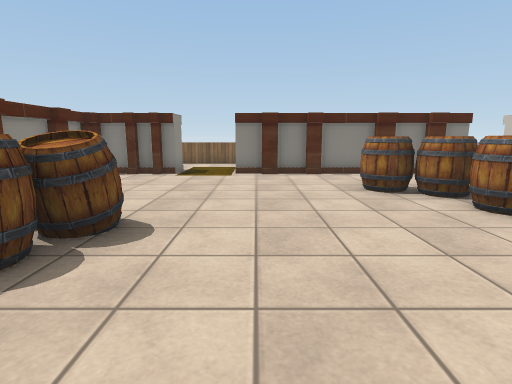
[1] (above)

16 first-person views from a walk through a scene from a Unity 3-D project. The camera is 1.2 m above the floor, tilts 10° down and sees 80° across. The floor is counted in squares, 1 m on a side. Each view is taken from the middle of a square. On the plan, view 1 faces up. The plan holds only what a view shows up to about 13 squares ahead; the rest is blank. The place goes on beyond the plan. The player is left out. Some animated figures are not drawn. Some surface patterns are stand-ins.

[2]
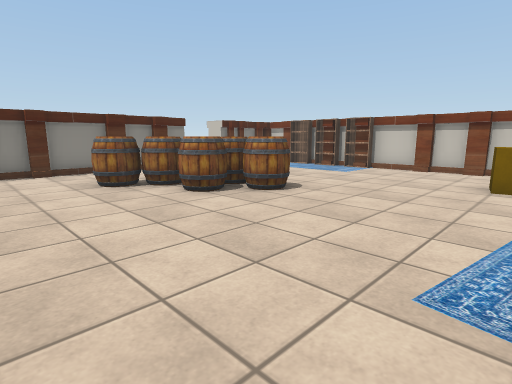

[3]
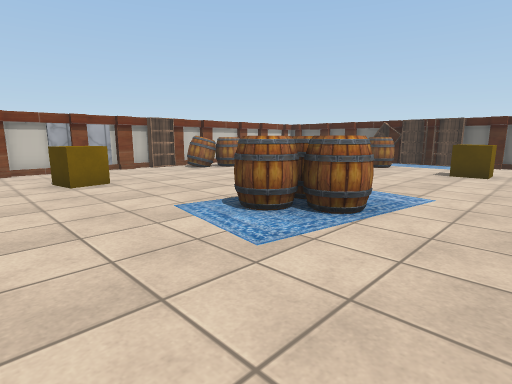

[4]
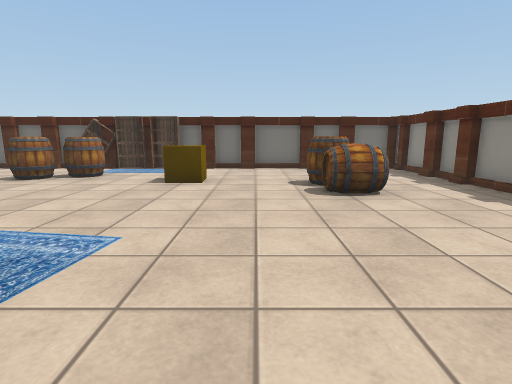

[5]
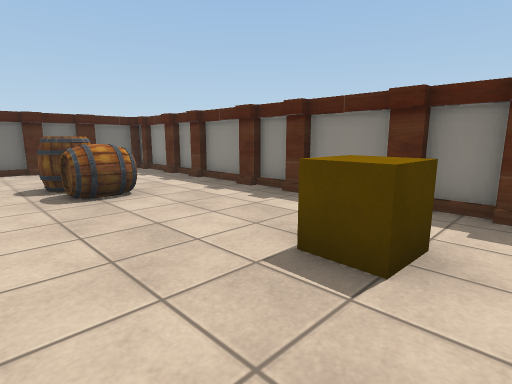

[6]
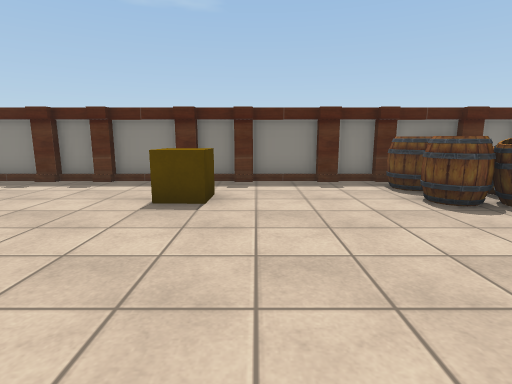

[7]
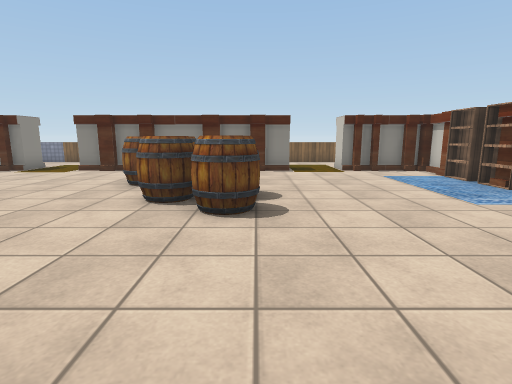

[8]
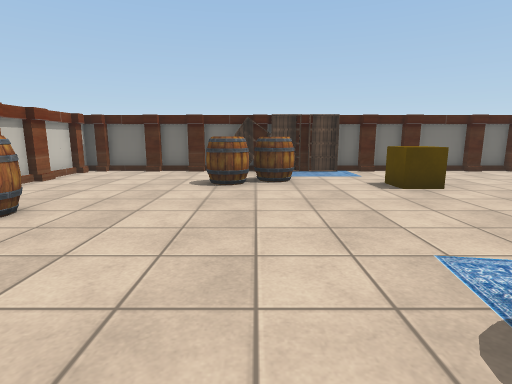

[9]
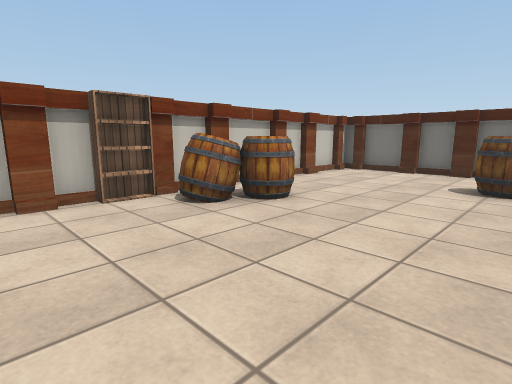

[10]
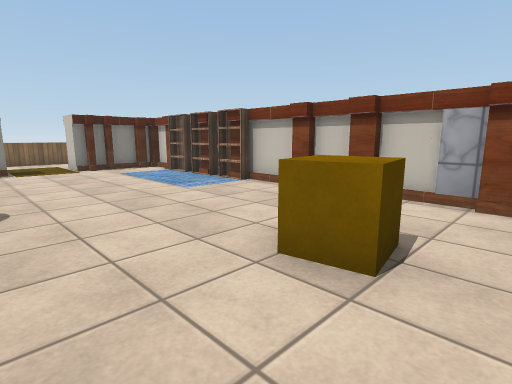

[11]
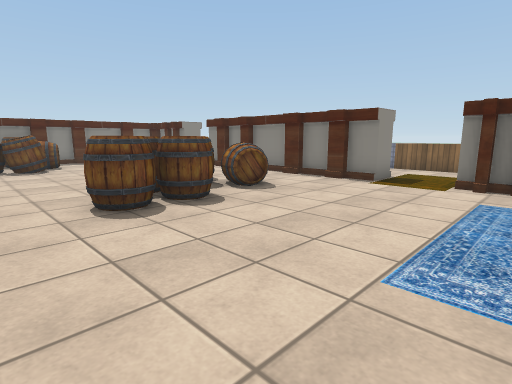

[12]
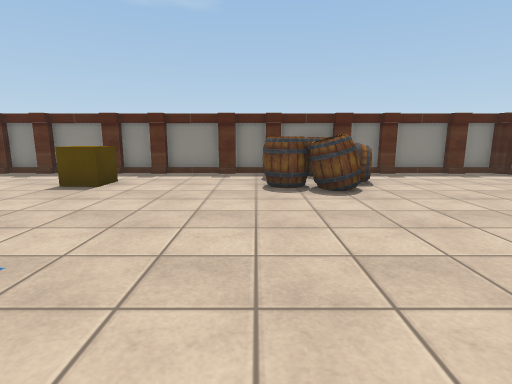

[13]
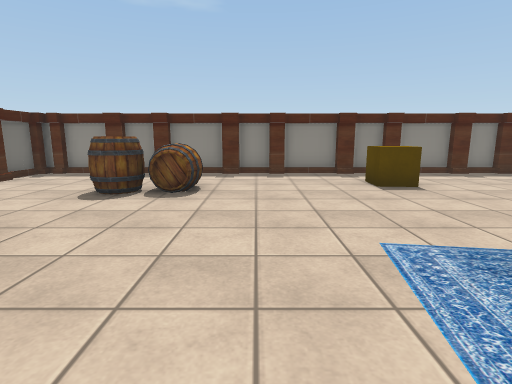

[14]
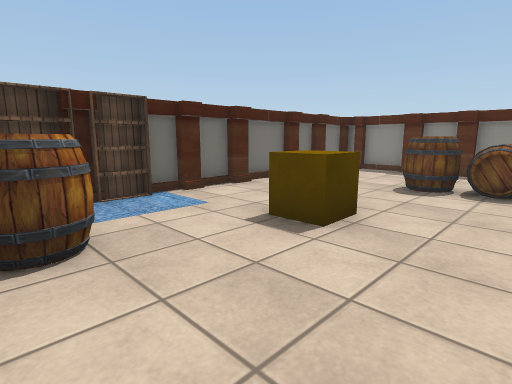

[15]
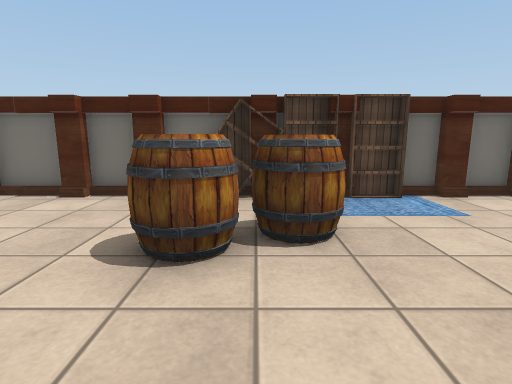

[16]
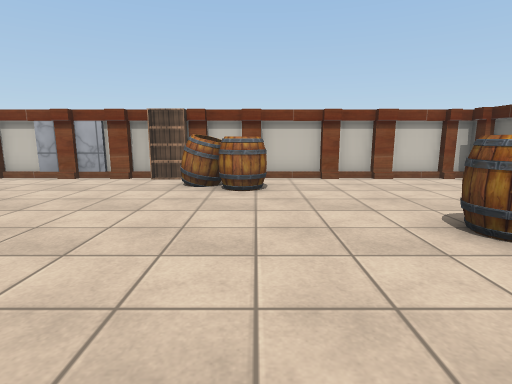

### Floor plan
Points are (right, up) in squares from view 1. A wall is a line through its corners. A room is listed if a view was taken in it or the views show most of it. See-through windows are left out.
Room 1 (views 1, 2, 3, 4, 5, 6, 7, 8, 9, 10, 11, 12, 13, 14, 15, 16)
walls: (-5.5, -1) (-5.5, -1.6); (-5.5, -2.6) (-5.5, -3.2); (-5.7, -1.5) (-5.7, -2.8); (-5.5, 1.4) (-5.5, 0.6); (-5.7, 0.8) (-5.7, -1.1); (-5.7, -3.1) (-5.7, -5.1); (12.1, -1.6) (12.1, -1); (12.1, 0.6) (12.1, 1.4); (-5.7, 2.4) (-5.7, 1.2); (-5.5, 2.9) (-5.5, 2.2); (12.1, -3.2) (12.1, -2.6); (-5.5, -5) (-5.5, -5.6); (12.4, -1.1) (12.4, 0.8); (12.4, -2.8) (12.4, -1.5); (12.1, 2.2) (12.1, 2.9); (12.4, 1.2) (12.4, 2.4); (-5.7, -5.5) (-5.7, -6.6); (-5.5, -6.5) (-5.5, -7.2); (12.4, 2.9) (12.4, 4.5); (12.1, -5.6) (12.1, -5); (12.4, -5) (12.4, -3.1); (-5.7, 4.8) (-5.7, 2.9); (-5.5, 5.2) (-5.5, 4.6); (-5.7, -7.1) (-5.7, -9); (12.4, -6.6) (12.4, -5.5); (12.1, -7.2) (12.1, -6.5); (-5.7, 6.4) (-5.7, 5.2); (2.3, 10.4) (1.6, 10.4); (4.8, 10.4) (4, 10.4); (-5.5, -8.9) (-5.5, -9.5); (-5.5, 6.9) (-5.5, 6.2); (0.8, 10.4) (0.1, 10.4); (4.1, 10.6) (2.1, 10.6); (1.8, 10.6) (0.6, 10.6); (6.4, 10.4) (5.8, 10.4); (0.3, 10.6) (-0.7, 10.6); (5.9, 10.6) (4.6, 10.6); (-5.7, -9.5) (-5.7, -10.6); (12.4, -9) (12.4, -7.1); (7.3, 10.6) (6.3, 10.6); (1.6, -13.3) (2.3, -13.3); (12.1, -9.5) (12.1, -8.9); (2.1, -13.5) (3.1, -13.5); (5.5, -13.3) (6.1, -13.3); (0, -13.3) (0.6, -13.3); (-5.5, -10.5) (-5.5, -11.1); (0.5, -13.5) (1.8, -13.5); (6.1, -13.5) (8, -13.5); (-5.7, 8.6) (-5.7, 6.9); (-2.8, 10.6) (-3.2, 10.6); (7.9, -13.3) (8.5, -13.3); (-5.5, 9.2) (-5.5, 8.5); (-3.5, 10.6) (-4.1, 10.6); (-5.7, -11.1) (-5.7, -12.6); (-1.9, -13.5) (0.1, -13.5); (-2.4, -13.3) (-1.7, -13.3); (12.4, -10.6) (12.4, -9.5); (9.8, 10.6) (9.3, 10.6); (12.1, -11.1) (12.1, -10.5); (8.5, -13.5) (9.6, -13.5); (-4.4, 10.6) (-5.4, 10.6); (10.4, 10.6) (9.9, 10.6); (9.5, -13.3) (10.1, -13.3); (-3.4, -13.5) (-2.2, -13.5); (12.4, 9.5) (12.4, 10.2); (-4, -13.3) (-3.2, -13.3); (-5.7, 10.2) (-5.7, 9.2); (-5.5, -12.5) (-5.5, -13); (10, -13.5) (11.5, -13.5); (11.6, 10.6) (10.6, 10.6); (-5.7, -13) (-5.7, -13.5); (12.4, -12.6) (12.4, -11.1); (-5.4, -13.5) (-3.9, -13.5); (12.1, -13) (12.1, -12.5); (12.4, -13.5) (12.4, -13)
ways out: opening at (-1.5, 11); opening at (8.5, 11)
objects: barrel (-5, 2) to (-4, 3); other object (-5, 4) to (-4, 5); barrel (-4, 4) to (-3, 5); barrel (-3, -8) to (-2, -7); cube (-3, -3) to (-3, -2); barrel (-3, 2) to (-2, 3); barrel (-2, -10) to (-1, -9); barrel (-2, 4); cube (2, -10) to (2, -9); barrel (2, -3) to (3, -3); shelf (3, -13) to (4, -13); barrel (3, -2) to (4, -2); barrel (3, 7) to (4, 8); barrel (4, -4) to (4, -3); barrel (4, 5) to (5, 6); shelf (5, -13); barrel (5, -11) to (6, -10); barrel (5, 4) to (6, 5); barrel (5, 6) to (5, 7); barrel (5, 8) to (6, 8); barrel (6, 6); shelf (7, -13); barrel (7, -11) to (7, -10); cube (8, -1) to (9, 0); barrel (10, -7) to (11, -7); barrel (10, -6) to (11, -5); shelf (12, -4); shelf (12, 5); rug (12, 6); shelf (12, 7); shelf (12, 8)

Positions as (right, up) in squares from view 1, and headings:
1: (0, 0), facing up
2: (0, -1), facing up-right
3: (0, 2), facing down-right
4: (0, -1), facing down
5: (0, -1), facing down-left
6: (3, -1), facing left
7: (6, -1), facing up
8: (6, -2), facing down
9: (6, -2), facing down-right
10: (6, -2), facing up-right
11: (11, 2), facing up-left
12: (5, 2), facing left
13: (5, -6), facing left
14: (6, -7), facing down-left
15: (6, -7), facing down
16: (3, -7), facing right
